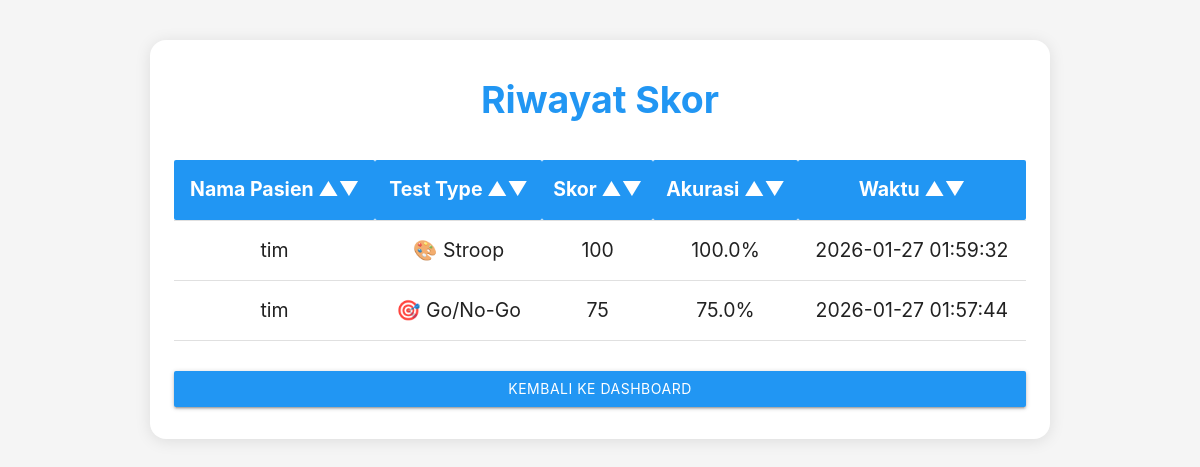
The page /view_patient_scores/5 (signed in) on the database its author committed.
### app.py (models this page shows)
class Patient(db.Model):
    id = db.Column(db.Integer, primary_key=True)
    name = db.Column(db.String(100), nullable=False)
    age = db.Column(db.Integer, nullable=True)
    notes = db.Column(db.Text, nullable=True)
    user_id = db.Column(db.Integer, db.ForeignKey('user.id'), nullable=False)
    scores = db.relationship('Score', backref='patient', lazy=True)

class Score(db.Model):
    id = db.Column(db.Integer, primary_key=True)
    score = db.Column(db.Integer, nullable=False)
    test_type = db.Column(db.String(50), default="emoji")  # 'emoji', 'go_no_go', 'stroop'
    reaction_time = db.Column(db.Float, nullable=True)  # in milliseconds
    accuracy = db.Column(db.Float, nullable=True)  # percentage
    timestamp = db.Column(db.DateTime, default=db.func.current_timestamp())
    patient_id = db.Column(db.Integer, db.ForeignKey('patient.id'), nullable=False)

### app.py (the view)
@app.route("/view_patient_scores/<int:patient_id>")
def view_patient_scores(patient_id):
    if "user_id" not in session:
        return redirect(url_for("login"))
    patient = Patient.query.filter_by(id=patient_id, user_id=session["user_id"]).first()
    if not patient:
        flash("Patient not found.")
        return redirect(url_for("dashboard"))
    scores = Score.query.filter_by(patient_id=patient.id).order_by(Score.timestamp.desc()).all()
    return render_template("scores.html", scores=scores, patient=patient)

### templates/scores.html (shortened to what this page needs)
<!DOCTYPE html>
<html lang="id">
<head>
    <link rel="stylesheet" href="https://cdnjs.cloudflare.com/ajax/libs/materialize/1.0.0/css/materialize.min.css">
</head>
<body>
    <div class="score-card">
        <div class="score-title">Riwayat Skor</div>
        <table id="scoreTable" class="score-table highlight centered">
            <thead>
                <tr>
                    <th onclick="sortTable(0)">Nama Pasien &#x25B2;&#x25BC;</th>
                    <th onclick="sortTable(1)">Test Type &#x25B2;&#x25BC;</th>
                    <th onclick="sortTable(2)">Skor &#x25B2;&#x25BC;</th>
                    <th onclick="sortTable(3)">Akurasi &#x25B2;&#x25BC;</th>
                    <th onclick="sortTable(4)">Waktu &#x25B2;&#x25BC;</th>
                </tr>
            </thead>
            <tbody>
                {% for score in scores %}
                <tr>
                    <td>{% if patient %}{{ patient.name }}{% elif score.patient %}{{ score.patient.name }}{% else %}-{% endif %}</td>
                    <td>
                        {% if score.test_type == 'go_no_go' %}
                            🎯 Go/No-Go
                        {% elif score.test_type == 'stroop' %}
                            🎨 Stroop
                        {% else %}
                            -
                        {% endif %}
                    </td>
                    <td>{{ score.score }}</td>
                    <td>{% if score.accuracy %}{{ "%.1f"|format(score.accuracy) }}%{% else %}-{% endif %}</td>
                    <td>{{ score.timestamp.strftime('%Y-%m-%d %H:%M:%S') if score.timestamp else '-' }}</td>
                </tr>
                {% endfor %}
            </tbody>
        </table>
        <a href="{{ url_for('dashboard') }}" class="btn blue back-btn">Kembali ke Dashboard</a>
    </div>
</body>
</html>

### templates/scores.html (style rules this page uses)
body { background: #f5f5f5; }
.score-card { max-width: 900px; margin: 40px auto; padding: 32px 24px; background: #fff; border-radius: 16px; box-shadow: 0 2px 16px rgba(0,0,0,0.10); }
.score-title { text-align: center; font-size: 2.5rem; margin-bottom: 32px; font-weight: bold; color: #2196F3; }
.score-table th, .score-table td { font-size: 1.3rem; }
.score-table th { background: #2196F3; color: white; cursor:pointer; }
.score-table { margin-top: 20px; }
.back-btn { margin-top: 30px; display: block; text-align: center; }

### rows shown on the page
Score: test_type "🎨 Stroop", score "100", accuracy "100.0", timestamp "2026-01-27 01:59:32"
Patient: name "tim"
Score: test_type "🎯 Go/No-Go", score "75", accuracy "75.0", timestamp "2026-01-27 01:57:44"
